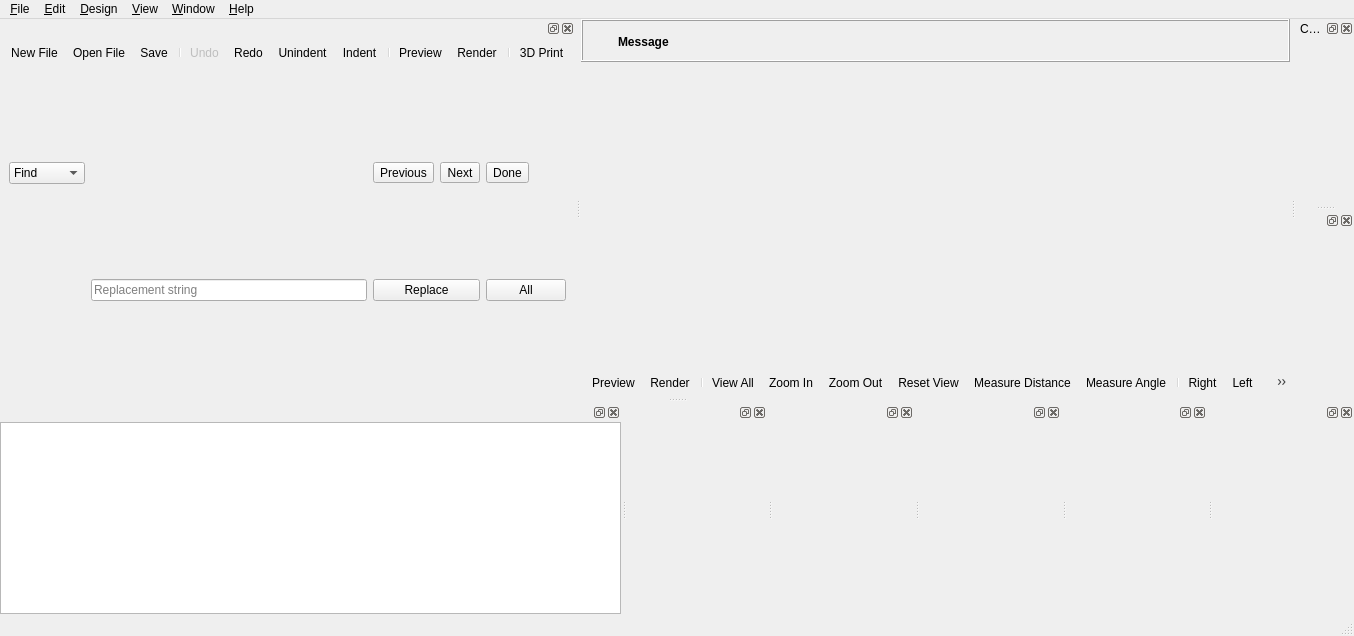
<?xml version="1.0" encoding="UTF-8"?>
<ui version="4.0">
 <class>MainWindow</class>
 <widget class="QMainWindow" name="MainWindow">
  <property name="geometry">
   <rect>
    <x>0</x>
    <y>0</y>
    <width>1354</width>
    <height>636</height>
   </rect>
  </property>
  <widget class="QWidget" name="centralwidget">
   <layout class="QVBoxLayout" name="verticalLayout_2">
    <property name="spacing">
     <number>0</number>
    </property>
    <property name="leftMargin">
     <number>0</number>
    </property>
    <property name="topMargin">
     <number>0</number>
    </property>
    <property name="rightMargin">
     <number>0</number>
    </property>
    <property name="bottomMargin">
     <number>0</number>
    </property>
    <item>
     <widget class="QWidget" name="mainWidget" native="true">
      <property name="sizePolicy">
       <sizepolicy hsizetype="Expanding" vsizetype="Expanding">
        <horstretch>0</horstretch>
        <verstretch>0</verstretch>
       </sizepolicy>
      </property>
      <layout class="QVBoxLayout" name="verticalLayout_3">
       <property name="spacing">
        <number>0</number>
       </property>
       <property name="leftMargin">
        <number>0</number>
       </property>
       <property name="topMargin">
        <number>0</number>
       </property>
       <property name="rightMargin">
        <number>0</number>
       </property>
       <property name="bottomMargin">
        <number>0</number>
       </property>
       <item>
        <widget class="QFrame" name="frameCompileResult">
         <property name="frameShape">
          <enum>QFrame::Shape::Box</enum>
         </property>
         <property name="frameShadow">
          <enum>QFrame::Shadow::Raised</enum>
         </property>
         <layout class="QGridLayout" name="gridLayoutCompileResult">
          <property name="leftMargin">
           <number>6</number>
          </property>
          <property name="topMargin">
           <number>6</number>
          </property>
          <property name="rightMargin">
           <number>6</number>
          </property>
          <property name="bottomMargin">
           <number>4</number>
          </property>
          <property name="horizontalSpacing">
           <number>4</number>
          </property>
          <item row="0" column="1">
           <widget class="QLabel" name="labelCompileResultMessage">
            <property name="sizePolicy">
             <sizepolicy hsizetype="Preferred" vsizetype="Preferred">
              <horstretch>1</horstretch>
              <verstretch>0</verstretch>
             </sizepolicy>
            </property>
            <property name="font">
             <font>
              <bold>true</bold>
             </font>
            </property>
            <property name="text">
             <string>Message</string>
            </property>
            <property name="wordWrap">
             <bool>true</bool>
            </property>
           </widget>
          </item>
          <item row="0" column="2">
           <widget class="QToolButton" name="toolButtonCompileResultClose">
            <property name="styleSheet">
             <string notr="true"/>
            </property>
            <property name="text">
             <string/>
            </property>
            <property name="icon">
             <iconset resource="../../resources/common.qrc">
              <normaloff>:/icons/close.png</normaloff>:/icons/close.png</iconset>
            </property>
            <property name="iconSize">
             <size>
              <width>22</width>
              <height>22</height>
             </size>
            </property>
            <property name="toolButtonStyle">
             <enum>Qt::ToolButtonStyle::ToolButtonIconOnly</enum>
            </property>
            <property name="autoRaise">
             <bool>true</bool>
            </property>
           </widget>
          </item>
          <item row="0" column="0">
           <widget class="QToolButton" name="toolButtonCompileResultIcon">
            <property name="styleSheet">
             <string notr="true">QToolButton { border: none; }</string>
            </property>
            <property name="text">
             <string/>
            </property>
            <property name="icon">
             <iconset resource="../../resources/common.qrc">
              <normaloff>:/icons/information-icons-error.png</normaloff>:/icons/information-icons-error.png</iconset>
            </property>
            <property name="iconSize">
             <size>
              <width>22</width>
              <height>22</height>
             </size>
            </property>
            <property name="autoRaise">
             <bool>false</bool>
            </property>
           </widget>
          </item>
         </layout>
        </widget>
       </item>
       <item>
        <widget class="QGLView" name="qglview" native="true">
         <property name="sizePolicy">
          <sizepolicy hsizetype="Expanding" vsizetype="Expanding">
           <horstretch>0</horstretch>
           <verstretch>0</verstretch>
          </sizepolicy>
         </property>
         <property name="minimumSize">
          <size>
           <width>200</width>
           <height>100</height>
          </size>
         </property>
        </widget>
       </item>
       <item>
        <widget class="QToolBar" name="viewerToolBar">
         <addaction name="designActionPreview"/>
         <addaction name="designActionRender"/>
         <addaction name="separator"/>
         <addaction name="viewActionViewAll"/>
         <addaction name="viewActionZoomIn"/>
         <addaction name="viewActionZoomOut"/>
         <addaction name="viewActionResetView"/>
         <addaction name="designActionMeasureDist"/>
         <addaction name="designActionMeasureAngle"/>
         <addaction name="separator"/>
         <addaction name="viewActionRight"/>
         <addaction name="viewActionLeft"/>
         <addaction name="viewActionBack"/>
         <addaction name="viewActionFront"/>
         <addaction name="viewActionTop"/>
         <addaction name="viewActionBottom"/>
         <addaction name="separator"/>
         <addaction name="viewActionPerspective"/>
         <addaction name="viewActionOrthogonal"/>
         <addaction name="separator"/>
         <addaction name="viewActionShowAxes"/>
         <addaction name="viewActionShowScaleProportional"/>
         <addaction name="viewActionShowEdges"/>
        </widget>
       </item>
      </layout>
      <zorder>qglview</zorder>
      <zorder>viewerToolBar</zorder>
      <zorder>frameCompileResult</zorder>
     </widget>
    </item>
   </layout>
  </widget>
  <widget class="QMenuBar" name="menubar">
   <property name="geometry">
    <rect>
     <x>0</x>
     <y>0</y>
     <width>1354</width>
     <height>37</height>
    </rect>
   </property>
   <widget class="QMenu" name="menu_File">
    <property name="title">
     <string>&amp;File</string>
    </property>
    <widget class="QMenu" name="menuOpenRecent">
     <property name="title">
      <string>Recen&amp;t Files</string>
     </property>
    </widget>
    <widget class="QMenu" name="menuExamples">
     <property name="title">
      <string>&amp;Examples</string>
     </property>
    </widget>
    <widget class="QMenu" name="menuExport">
     <property name="title">
      <string>E&amp;xport</string>
     </property>
     <addaction name="fileActionExportAsciiSTL"/>
     <addaction name="fileActionExportBinarySTL"/>
     <addaction name="fileActionExportOBJ"/>
     <addaction name="fileActionExportPOV"/>
     <addaction name="fileActionExportOFF"/>
     <addaction name="fileActionExportWRL"/>
     <addaction name="fileActionExportAMF"/>
     <addaction name="fileActionExport3MF"/>
     <addaction name="fileActionExportDXF"/>
     <addaction name="fileActionExportSVG"/>
     <addaction name="fileActionExportCSG"/>
     <addaction name="fileActionExportPDF"/>
     <addaction name="separator"/>
     <addaction name="fileActionExportImage"/>
    </widget>
    <widget class="QMenu" name="menuPython">
     <property name="title">
      <string>Python</string>
     </property>
     <addaction name="fileActionPythonRevoke"/>
     <addaction name="separator"/>
     <addaction name="fileActionPythonSelectVenv"/>
     <addaction name="fileActionPythonCreateVenv"/>
    </widget>
    <addaction name="fileActionNew"/>
    <addaction name="fileActionOpen"/>
    <addaction name="menuOpenRecent"/>
    <addaction name="menuExamples"/>
    <addaction name="fileActionReload"/>
    <addaction name="separator"/>
    <addaction name="fileActionNewWindow"/>
    <addaction name="fileActionOpenWindow"/>
    <addaction name="fileActionClose"/>
    <addaction name="separator"/>
    <addaction name="fileActionSave"/>
    <addaction name="fileActionSaveAs"/>
    <addaction name="fileActionSaveACopy"/>
    <addaction name="fileActionSaveAll"/>
    <addaction name="separator"/>
    <addaction name="menuExport"/>
    <addaction name="separator"/>
    <addaction name="menuPython"/>
    <addaction name="separator"/>
    <addaction name="fileShowLibraryFolder"/>
    <addaction name="separator"/>
    <addaction name="fileActionQuit"/>
   </widget>
   <widget class="QMenu" name="menu_Edit">
    <property name="title">
     <string>&amp;Edit</string>
    </property>
    <addaction name="editActionUndo"/>
    <addaction name="editActionRedo"/>
    <addaction name="separator"/>
    <addaction name="editActionCut"/>
    <addaction name="editActionCopy"/>
    <addaction name="editActionPaste"/>
    <addaction name="separator"/>
    <addaction name="editActionIndent"/>
    <addaction name="editActionUnindent"/>
    <addaction name="editActionComment"/>
    <addaction name="editActionUncomment"/>
    <addaction name="editActionConvertTabsToSpaces"/>
    <addaction name="editActionToggleBookmark"/>
    <addaction name="editActionNextBookmark"/>
    <addaction name="editActionPrevBookmark"/>
    <addaction name="separator"/>
    <addaction name="editActionNextTab"/>
    <addaction name="editActionPrevTab"/>
    <addaction name="separator"/>
    <addaction name="editActionCopyViewport"/>
    <addaction name="editActionCopyVPT"/>
    <addaction name="editActionCopyVPR"/>
    <addaction name="editActionCopyVPD"/>
    <addaction name="editActionCopyVPF"/>
    <addaction name="separator"/>
    <addaction name="editActionFind"/>
    <addaction name="editActionFindAndReplace"/>
    <addaction name="editActionFindNext"/>
    <addaction name="editActionFindPrevious"/>
    <addaction name="editActionUseSelectionForFind"/>
    <addaction name="separator"/>
    <addaction name="editActionJumpToNextError"/>
    <addaction name="separator"/>
    <addaction name="editActionZoomTextIn"/>
    <addaction name="editActionZoomTextOut"/>
    <addaction name="editActionPreferences"/>
   </widget>
   <widget class="QMenu" name="menu_Design">
    <property name="title">
     <string>&amp;Design</string>
    </property>
    <addaction name="designActionAutoReload"/>
    <addaction name="designActionReloadAndPreview"/>
    <addaction name="designActionPreview"/>
    <addaction name="designActionRender"/>
    <addaction name="designAction3DPrint"/>
    <addaction name="designActionMeasureDist"/>
    <addaction name="designActionMeasureAngle"/>
    <addaction name="separator"/>
    <addaction name="designCheckValidity"/>
    <addaction name="designActionDisplayAST"/>
    <addaction name="designActionDisplayCSGTree"/>
    <addaction name="designActionDisplayCSGProducts"/>
    <addaction name="separator"/>
    <addaction name="designActionFlushCaches"/>
   </widget>
   <widget class="QMenu" name="menu_View">
    <property name="title">
     <string>&amp;View</string>
    </property>
    <addaction name="viewActionPreview"/>
    <addaction name="viewActionThrownTogether"/>
    <addaction name="separator"/>
    <addaction name="viewActionShowEdges"/>
    <addaction name="viewActionShowAxes"/>
    <addaction name="viewActionShowScaleProportional"/>
    <addaction name="viewActionShowCrosshairs"/>
    <addaction name="separator"/>
    <addaction name="viewActionTop"/>
    <addaction name="viewActionBottom"/>
    <addaction name="viewActionLeft"/>
    <addaction name="viewActionRight"/>
    <addaction name="viewActionFront"/>
    <addaction name="viewActionBack"/>
    <addaction name="viewActionDiagonal"/>
    <addaction name="viewActionCenter"/>
    <addaction name="viewActionViewAll"/>
    <addaction name="viewActionResetView"/>
    <addaction name="separator"/>
    <addaction name="viewActionZoomIn"/>
    <addaction name="viewActionZoomOut"/>
    <addaction name="separator"/>
    <addaction name="viewActionPerspective"/>
    <addaction name="viewActionOrthogonal"/>
    <addaction name="separator"/>
    <addaction name="viewActionHideEditorToolBar"/>
    <addaction name="viewActionHide3DViewToolBar"/>
   </widget>
   <widget class="QMenu" name="menuHelp">
    <property name="title">
     <string>&amp;Help</string>
    </property>
    <addaction name="helpActionAbout"/>
    <addaction name="helpActionHomepage"/>
    <addaction name="helpActionManual"/>
    <addaction name="helpActionOfflineManual"/>
    <addaction name="helpActionCheatSheet"/>
    <addaction name="helpActionOfflineCheatSheet"/>
    <addaction name="helpActionLibraryInfo"/>
   </widget>
   <widget class="QMenu" name="menuWindow">
    <property name="title">
     <string>&amp;Window</string>
    </property>
    <addaction name="separator"/>
    <addaction name="windowActionNextWindow"/>
    <addaction name="windowActionPreviousWindow"/>
    <addaction name="separator"/>
    <addaction name="windowActionJumpTo"/>
   </widget>
   <addaction name="menu_File"/>
   <addaction name="menu_Edit"/>
   <addaction name="menu_Design"/>
   <addaction name="menu_View"/>
   <addaction name="menuWindow"/>
   <addaction name="menuHelp"/>
  </widget>
  <widget class="QStatusBar" name="statusbar"/>
  <widget class="Dock" name="editorDock">
   <attribute name="dockWidgetArea">
    <number>1</number>
   </attribute>
   <widget class="QWidget" name="editorDockContents">
    <layout class="QVBoxLayout" name="verticalLayout">
     <property name="spacing">
      <number>0</number>
     </property>
     <property name="leftMargin">
      <number>0</number>
     </property>
     <property name="topMargin">
      <number>0</number>
     </property>
     <property name="rightMargin">
      <number>0</number>
     </property>
     <property name="bottomMargin">
      <number>0</number>
     </property>
     <item>
      <widget class="QToolBar" name="editortoolbar">
       <addaction name="fileActionNew"/>
       <addaction name="fileActionOpen"/>
       <addaction name="fileActionSave"/>
       <addaction name="separator"/>
       <addaction name="editActionUndo"/>
       <addaction name="editActionRedo"/>
       <addaction name="editActionUnindent"/>
       <addaction name="editActionIndent"/>
       <addaction name="separator"/>
       <addaction name="designActionPreview"/>
       <addaction name="designActionRender"/>
       <addaction name="separator"/>
       <addaction name="designAction3DPrint"/>
      </widget>
     </item>
     <item>
      <widget class="QFrame" name="find_panel">
       <property name="enabled">
        <bool>true</bool>
       </property>
       <property name="sizePolicy">
        <sizepolicy hsizetype="Preferred" vsizetype="Minimum">
         <horstretch>0</horstretch>
         <verstretch>0</verstretch>
        </sizepolicy>
       </property>
       <property name="frameShape">
        <enum>QFrame::Shape::NoFrame</enum>
       </property>
       <property name="frameShadow">
        <enum>QFrame::Shadow::Raised</enum>
       </property>
       <property name="lineWidth">
        <number>0</number>
       </property>
       <layout class="QGridLayout" name="gridLayout">
        <property name="topMargin">
         <number>0</number>
        </property>
        <property name="bottomMargin">
         <number>0</number>
        </property>
        <property name="verticalSpacing">
         <number>0</number>
        </property>
        <item row="0" column="0">
         <widget class="QComboBox" name="findTypeComboBox">
          <item>
           <property name="text">
            <string>Find</string>
           </property>
          </item>
          <item>
           <property name="text">
            <string>Replace</string>
           </property>
          </item>
         </widget>
        </item>
        <item row="0" column="1">
         <widget class="QWordSearchField" name="findInputField">
          <property name="placeholderText" stdset="0">
           <string>Search string</string>
          </property>
         </widget>
        </item>
        <item row="1" column="1">
         <widget class="QLineEdit" name="replaceInputField">
          <property name="placeholderText">
           <string>Replacement string</string>
          </property>
         </widget>
        </item>
        <item row="1" column="2" colspan="2">
         <widget class="QPushButton" name="replaceButton">
          <property name="text">
           <string>Replace</string>
          </property>
         </widget>
        </item>
        <item row="1" column="4">
         <widget class="QPushButton" name="replaceAllButton">
          <property name="text">
           <string>All</string>
          </property>
         </widget>
        </item>
        <item row="0" column="2">
         <widget class="QToolButton" name="findPrevButton">
          <property name="text">
           <string>Previous</string>
          </property>
         </widget>
        </item>
        <item row="0" column="3">
         <widget class="QToolButton" name="findNextButton">
          <property name="text">
           <string>Next</string>
          </property>
         </widget>
        </item>
        <item row="0" column="4">
         <widget class="QToolButton" name="findDoneButton">
          <property name="text">
           <string>Done</string>
          </property>
         </widget>
        </item>
       </layout>
      </widget>
     </item>
    </layout>
   </widget>
   <addaction name="editActionRedo_2"/>
  </widget>
  <widget class="Dock" name="consoleDock">
   <attribute name="dockWidgetArea">
    <number>8</number>
   </attribute>
   <widget class="QWidget" name="consoleDockContents">
    <property name="focusPolicy">
     <enum>Qt::FocusPolicy::NoFocus</enum>
    </property>
    <layout class="QVBoxLayout" name="verticalLayout_5">
     <property name="leftMargin">
      <number>0</number>
     </property>
     <property name="topMargin">
      <number>0</number>
     </property>
     <property name="rightMargin">
      <number>0</number>
     </property>
     <property name="bottomMargin">
      <number>0</number>
     </property>
     <item>
      <widget class="Console" name="console">
       <property name="minimumSize">
        <size>
         <width>10</width>
         <height>10</height>
        </size>
       </property>
       <property name="focusPolicy">
        <enum>Qt::FocusPolicy::StrongFocus</enum>
       </property>
       <property name="readOnly">
        <bool>true</bool>
       </property>
      </widget>
     </item>
    </layout>
   </widget>
  </widget>
  <widget class="Dock" name="parameterDock">
   <property name="windowTitle">
    <string>Customizer Widget</string>
   </property>
   <attribute name="dockWidgetArea">
    <number>2</number>
   </attribute>
  </widget>
  <widget class="Dock" name="animateDock">
   <attribute name="dockWidgetArea">
    <number>8</number>
   </attribute>
   <widget class="QWidget" name="animateDockContents">
    <property name="focusPolicy">
     <enum>Qt::FocusPolicy::StrongFocus</enum>
    </property>
    <layout class="QVBoxLayout" name="verticalLayout_Animate">
     <property name="leftMargin">
      <number>0</number>
     </property>
     <property name="topMargin">
      <number>0</number>
     </property>
     <property name="rightMargin">
      <number>0</number>
     </property>
     <property name="bottomMargin">
      <number>0</number>
     </property>
     <item>
      <widget class="Animate" name="animateWidget" native="true"/>
     </item>
    </layout>
   </widget>
  </widget>
  <widget class="Dock" name="viewportControlDock">
   <attribute name="dockWidgetArea">
    <number>8</number>
   </attribute>
   <widget class="QWidget" name="viewportControlDockContents">
    <property name="focusPolicy">
     <enum>Qt::FocusPolicy::StrongFocus</enum>
    </property>
    <layout class="QVBoxLayout" name="verticalLayout_ViewportControl">
     <property name="leftMargin">
      <number>0</number>
     </property>
     <property name="topMargin">
      <number>0</number>
     </property>
     <property name="rightMargin">
      <number>0</number>
     </property>
     <property name="bottomMargin">
      <number>0</number>
     </property>
     <item>
      <widget class="ViewportControl" name="viewportControlWidget" native="true"/>
     </item>
    </layout>
   </widget>
  </widget>
  <widget class="Dock" name="errorLogDock">
   <attribute name="dockWidgetArea">
    <number>8</number>
   </attribute>
   <widget class="QWidget" name="errorLogDockContents">
    <property name="focusPolicy">
     <enum>Qt::FocusPolicy::StrongFocus</enum>
    </property>
    <layout class="QVBoxLayout" name="verticalLayout_6">
     <property name="leftMargin">
      <number>0</number>
     </property>
     <property name="topMargin">
      <number>0</number>
     </property>
     <property name="rightMargin">
      <number>0</number>
     </property>
     <property name="bottomMargin">
      <number>0</number>
     </property>
     <item>
      <widget class="ErrorLog" name="errorLogWidget" native="true">
       <property name="minimumSize">
        <size>
         <width>10</width>
         <height>10</height>
        </size>
       </property>
      </widget>
     </item>
    </layout>
   </widget>
  </widget>
  <widget class="Dock" name="fontListDock">
   <attribute name="dockWidgetArea">
    <number>8</number>
   </attribute>
   <widget class="QWidget" name="fontListDockContents">
    <layout class="QVBoxLayout" name="verticalLayoutFontList">
     <property name="leftMargin">
      <number>0</number>
     </property>
     <property name="topMargin">
      <number>0</number>
     </property>
     <property name="rightMargin">
      <number>0</number>
     </property>
     <property name="bottomMargin">
      <number>0</number>
     </property>
     <item>
      <widget class="FontList" name="fontListWidget" native="true"/>
     </item>
    </layout>
   </widget>
  </widget>
  <widget class="Dock" name="colorListDock">
   <attribute name="dockWidgetArea">
    <number>8</number>
   </attribute>
   <widget class="QWidget" name="colorListDockContents">
    <layout class="QVBoxLayout" name="verticalLayoutColorList">
     <property name="leftMargin">
      <number>0</number>
     </property>
     <property name="topMargin">
      <number>0</number>
     </property>
     <property name="rightMargin">
      <number>0</number>
     </property>
     <property name="bottomMargin">
      <number>0</number>
     </property>
     <item>
      <widget class="ColorList" name="colorListWidget" native="true"/>
     </item>
    </layout>
   </widget>
  </widget>
  <widget class="Dock" name="aiChatDock">
   <attribute name="dockWidgetArea">
    <number>2</number>
   </attribute>
   <widget class="QWidget" name="aiChatDockContents">
    <property name="focusPolicy">
     <enum>Qt::FocusPolicy::StrongFocus</enum>
    </property>
    <layout class="QVBoxLayout" name="verticalLayoutAiChat">
     <property name="leftMargin">
      <number>0</number>
     </property>
     <property name="topMargin">
      <number>0</number>
     </property>
     <property name="rightMargin">
      <number>0</number>
     </property>
     <property name="bottomMargin">
      <number>0</number>
     </property>
     <item>
      <widget class="AiChat" name="aiChatWidget" native="true"/>
     </item>
    </layout>
   </widget>
  </widget>
  <action name="fileActionNew">
   <property name="icon">
    <iconset theme="chokusen-new"/>
   </property>
   <property name="text">
    <string>&amp;New File</string>
   </property>
   <property name="shortcut">
    <string>Ctrl+N</string>
   </property>
  </action>
  <action name="fileActionNewWindow">
   <property name="text">
    <string>New Window</string>
   </property>
  </action>
  <action name="fileActionOpen">
   <property name="icon">
    <iconset theme="chokusen-open"/>
   </property>
   <property name="text">
    <string>&amp;Open File</string>
   </property>
   <property name="shortcut">
    <string>Ctrl+O</string>
   </property>
  </action>
  <action name="fileActionOpenWindow">
   <property name="text">
    <string>Open in New Window</string>
   </property>
  </action>
  <action name="fileActionSave">
   <property name="icon">
    <iconset theme="chokusen-save"/>
   </property>
   <property name="text">
    <string>&amp;Save</string>
   </property>
   <property name="shortcut">
    <string>Ctrl+S</string>
   </property>
  </action>
  <action name="fileActionSaveAs">
   <property name="text">
    <string>Save &amp;As...</string>
   </property>
   <property name="shortcut">
    <string>Ctrl+Shift+S</string>
   </property>
  </action>
  <action name="fileActionSaveACopy">
   <property name="text">
    <string>Save a Copy</string>
   </property>
  </action>
  <action name="fileActionSaveAll">
   <property name="text">
    <string>Save All</string>
   </property>
  </action>
  <action name="fileActionReload">
   <property name="text">
    <string>&amp;Reload</string>
   </property>
   <property name="shortcut">
    <string>Ctrl+R</string>
   </property>
  </action>
  <action name="fileActionQuit">
   <property name="text">
    <string>&amp;Quit</string>
   </property>
   <property name="shortcut">
    <string>Ctrl+Q</string>
   </property>
   <property name="menuRole">
    <enum>QAction::MenuRole::QuitRole</enum>
   </property>
  </action>
  <action name="editActionUndo">
   <property name="enabled">
    <bool>false</bool>
   </property>
   <property name="icon">
    <iconset theme="chokusen-undo"/>
   </property>
   <property name="text">
    <string>&amp;Undo</string>
   </property>
   <property name="shortcut">
    <string>Ctrl+Z</string>
   </property>
   <property name="shortcutContext">
    <enum>Qt::ShortcutContext::WidgetWithChildrenShortcut</enum>
   </property>
  </action>
  <action name="editActionRedo">
   <property name="icon">
    <iconset theme="chokusen-redo"/>
   </property>
   <property name="text">
    <string>&amp;Redo</string>
   </property>
   <property name="shortcut">
    <string>Ctrl+Shift+Z</string>
   </property>
   <property name="shortcutContext">
    <enum>Qt::ShortcutContext::WidgetWithChildrenShortcut</enum>
   </property>
  </action>
  <action name="editActionRedo_2">
   <property name="shortcut">
    <string>Ctrl+Y</string>
   </property>
   <property name="shortcutContext">
    <enum>Qt::ShortcutContext::WidgetWithChildrenShortcut</enum>
   </property>
  </action>
  <action name="editActionCut">
   <property name="text">
    <string>Cu&amp;t</string>
   </property>
   <property name="shortcut">
    <string>Ctrl+X</string>
   </property>
   <property name="shortcutContext">
    <enum>Qt::ShortcutContext::WidgetWithChildrenShortcut</enum>
   </property>
  </action>
  <action name="editActionCopy">
   <property name="text">
    <string>&amp;Copy</string>
   </property>
   <property name="shortcut">
    <string>Ctrl+C</string>
   </property>
   <property name="shortcutContext">
    <enum>Qt::ShortcutContext::WidgetWithChildrenShortcut</enum>
   </property>
  </action>
  <action name="editActionPaste">
   <property name="text">
    <string>&amp;Paste</string>
   </property>
   <property name="shortcut">
    <string>Ctrl+V</string>
   </property>
   <property name="shortcutContext">
    <enum>Qt::ShortcutContext::WidgetWithChildrenShortcut</enum>
   </property>
  </action>
  <action name="editActionIndent">
   <property name="icon">
    <iconset theme="chokusen-indent"/>
   </property>
   <property name="text">
    <string>&amp;Indent</string>
   </property>
   <property name="shortcut">
    <string>Ctrl+I</string>
   </property>
  </action>
  <action name="editActionComment">
   <property name="text">
    <string>C&amp;omment</string>
   </property>
   <property name="shortcut">
    <string>Ctrl+D</string>
   </property>
  </action>
  <action name="editActionUncomment">
   <property name="text">
    <string>Unco&amp;mment</string>
   </property>
   <property name="shortcut">
    <string>Ctrl+Shift+D</string>
   </property>
  </action>
  <action name="editActionNextTab">
   <property name="text">
    <string>Show Next Tab</string>
   </property>
   <property name="shortcut">
    <string>Ctrl+Tab</string>
   </property>
  </action>
  <action name="editActionPrevTab">
   <property name="text">
    <string>Show Previous Tab</string>
   </property>
   <property name="shortcut">
    <string>Ctrl+Shift+Tab</string>
   </property>
  </action>
  <action name="editActionCopyViewport">
   <property name="text">
    <string>Copy viewport ima&amp;ge</string>
   </property>
   <property name="shortcut">
    <string>Ctrl+Shift+C</string>
   </property>
  </action>
  <action name="editActionCopyVPT">
   <property name="text">
    <string>Copy viewport transl&amp;ation</string>
   </property>
   <property name="shortcut">
    <string>Ctrl+T</string>
   </property>
  </action>
  <action name="editActionCopyVPR">
   <property name="text">
    <string>Cop&amp;y viewport rotation</string>
   </property>
  </action>
  <action name="editActionCopyVPD">
   <property name="text">
    <string>Copy vie&amp;wport distance</string>
   </property>
  </action>
  <action name="editActionCopyVPF">
   <property name="text">
    <string>Copy vie&amp;wport fov</string>
   </property>
  </action>
  <action name="editActionZoomTextIn">
   <property name="icon">
    <iconset theme="chokusen-zoom-text-in"/>
   </property>
   <property name="text">
    <string>Increase Font &amp;Size</string>
   </property>
   <property name="shortcut">
    <string>Ctrl++</string>
   </property>
  </action>
  <action name="editActionZoomTextOut">
   <property name="icon">
    <iconset theme="chokusen-zoom-text-out"/>
   </property>
   <property name="text">
    <string>Decrease Font Si&amp;ze</string>
   </property>
   <property name="shortcut">
    <string>Ctrl+-</string>
   </property>
  </action>
  <action name="designActionReloadAndPreview">
   <property name="text">
    <string>&amp;Reload and Preview</string>
   </property>
   <property name="shortcut">
    <string>F4</string>
   </property>
  </action>
  <action name="designActionPreview">
   <property name="icon">
    <iconset theme="chokusen-preview"/>
   </property>
   <property name="text">
    <string>&amp;Preview</string>
   </property>
   <property name="shortcut">
    <string>F5</string>
   </property>
  </action>
  <action name="designActionRender">
   <property name="icon">
    <iconset theme="chokusen-render"/>
   </property>
   <property name="text">
    <string>R&amp;ender</string>
   </property>
   <property name="shortcut">
    <string>F6</string>
   </property>
  </action>
  <action name="designAction3DPrint">
   <property name="icon">
    <iconset theme="chokusen-send"/>
   </property>
   <property name="text">
    <string>&amp;3D Print</string>
   </property>
   <property name="shortcut">
    <string>F8</string>
   </property>
  </action>
  <action name="designActionMeasureDist">
   <property name="checkable">
    <bool>true</bool>
   </property>
   <property name="icon">
    <iconset theme="chokusen-measure-distance"/>
   </property>
   <property name="text">
    <string>Measure &amp;Distance</string>
   </property>
   <property name="shortcut">
    <string>D</string>
   </property>
  </action>
  <action name="designActionMeasureAngle">
   <property name="checkable">
    <bool>true</bool>
   </property>
   <property name="icon">
    <iconset theme="chokusen-measure-angle"/>
   </property>
   <property name="text">
    <string>Measure &amp;Angle</string>
   </property>
   <property name="shortcut">
    <string>A</string>
   </property>
  </action>
  <action name="designCheckValidity">
   <property name="text">
    <string>&amp;Check Validity</string>
   </property>
  </action>
  <action name="designActionDisplayAST">
   <property name="text">
    <string>Display A&amp;ST...</string>
   </property>
  </action>
  <action name="designActionDisplayCSGTree">
   <property name="text">
    <string>Display CSG &amp;Tree...</string>
   </property>
  </action>
  <action name="designActionDisplayCSGProducts">
   <property name="text">
    <string>Display CSG Pr&amp;oducts...</string>
   </property>
  </action>
  <action name="fileActionExportBinarySTL">
   <property name="icon">
    <iconset theme="chokusen-export-stl"/>
   </property>
   <property name="text">
    <string>Export as &amp;STL (binary)...</string>
   </property>
  </action>
  <action name="fileActionExportAsciiSTL">
   <property name="icon">
    <iconset theme="chokusen-export-stl"/>
   </property>
   <property name="text">
    <string>Export as &amp;STL (ascii)...</string>
   </property>
  </action>
  <action name="fileActionExportOBJ">
   <property name="icon">
    <iconset theme="chokusen-export-obj"/>
   </property>
   <property name="text">
    <string>Export as &amp;OBJ...</string>
   </property>
  </action>
  <action name="fileActionExportPOV">
   <property name="icon">
    <iconset theme="chokusen-export-pov"/>
   </property>
   <property name="text">
    <string>Export as &amp;POV...</string>
   </property>
  </action>
  <action name="fileActionExportOFF">
   <property name="icon">
    <iconset theme="chokusen-export-off"/>
   </property>
   <property name="text">
    <string>Export as &amp;OFF...</string>
   </property>
  </action>
  <action name="fileActionExportWRL">
   <property name="icon">
    <iconset theme="chokusen-export-wrl"/>
   </property>
   <property name="text">
    <string>Export as &amp;WRL...</string>
   </property>
  </action>
  <action name="viewActionPreview">
   <property name="checkable">
    <bool>true</bool>
   </property>
   <property name="icon">
    <iconset theme="chokusen-surface"/>
   </property>
   <property name="text">
    <string>Preview</string>
   </property>
   <property name="shortcut">
    <string>F9</string>
   </property>
  </action>
  <action name="viewActionThrownTogether">
   <property name="checkable">
    <bool>true</bool>
   </property>
   <property name="icon">
    <iconset theme="chokusen-throwntogether"/>
   </property>
   <property name="text">
    <string>Thrown Together</string>
   </property>
   <property name="shortcut">
    <string>F12</string>
   </property>
  </action>
  <action name="viewActionShowEdges">
   <property name="checkable">
    <bool>true</bool>
   </property>
   <property name="icon">
    <iconset theme="chokusen-show-edges"/>
   </property>
   <property name="text">
    <string>Show Edges</string>
   </property>
   <property name="shortcut">
    <string>Ctrl+1</string>
   </property>
  </action>
  <action name="viewActionShowAxes">
   <property name="checkable">
    <bool>true</bool>
   </property>
   <property name="icon">
    <iconset theme="chokusen-axes"/>
   </property>
   <property name="text">
    <string>Show Axes</string>
   </property>
   <property name="shortcut">
    <string>Ctrl+2</string>
   </property>
  </action>
  <action name="viewActionShowCrosshairs">
   <property name="checkable">
    <bool>true</bool>
   </property>
   <property name="icon">
    <iconset theme="chokusen-crosshairs"/>
   </property>
   <property name="text">
    <string>Show Crosshairs</string>
   </property>
   <property name="shortcut">
    <string>Ctrl+3</string>
   </property>
  </action>
  <action name="viewActionShowScaleProportional">
   <property name="checkable">
    <bool>true</bool>
   </property>
   <property name="icon">
    <iconset theme="chokusen-scalemarkers"/>
   </property>
   <property name="text">
    <string>Show Scale Markers</string>
   </property>
  </action>
  <action name="viewActionTop">
   <property name="icon">
    <iconset theme="chokusen-view-top"/>
   </property>
   <property name="text">
    <string>&amp;Top</string>
   </property>
   <property name="shortcut">
    <string>Ctrl+4</string>
   </property>
  </action>
  <action name="viewActionBottom">
   <property name="icon">
    <iconset theme="chokusen-view-bottom"/>
   </property>
   <property name="text">
    <string>&amp;Bottom</string>
   </property>
   <property name="shortcut">
    <string>Ctrl+5</string>
   </property>
  </action>
  <action name="viewActionLeft">
   <property name="icon">
    <iconset theme="chokusen-view-left"/>
   </property>
   <property name="text">
    <string>&amp;Left</string>
   </property>
   <property name="shortcut">
    <string>Ctrl+6</string>
   </property>
  </action>
  <action name="viewActionRight">
   <property name="icon">
    <iconset theme="chokusen-view-right"/>
   </property>
   <property name="text">
    <string>&amp;Right</string>
   </property>
   <property name="shortcut">
    <string>Ctrl+7</string>
   </property>
  </action>
  <action name="viewActionFront">
   <property name="icon">
    <iconset theme="chokusen-view-front"/>
   </property>
   <property name="text">
    <string>&amp;Front</string>
   </property>
   <property name="shortcut">
    <string>Ctrl+8</string>
   </property>
  </action>
  <action name="viewActionBack">
   <property name="icon">
    <iconset theme="chokusen-view-back"/>
   </property>
   <property name="text">
    <string>Bac&amp;k</string>
   </property>
   <property name="shortcut">
    <string>Ctrl+9</string>
   </property>
  </action>
  <action name="viewActionDiagonal">
   <property name="text">
    <string>&amp;Diagonal</string>
   </property>
   <property name="shortcut">
    <string>Ctrl+0</string>
   </property>
  </action>
  <action name="viewActionCenter">
   <property name="text">
    <string>Ce&amp;nter</string>
   </property>
   <property name="shortcut">
    <string>Ctrl+Shift+0</string>
   </property>
  </action>
  <action name="viewActionPerspective">
   <property name="checkable">
    <bool>true</bool>
   </property>
   <property name="icon">
    <iconset theme="chokusen-perspective"/>
   </property>
   <property name="text">
    <string>&amp;Perspective</string>
   </property>
  </action>
  <action name="viewActionOrthogonal">
   <property name="checkable">
    <bool>true</bool>
   </property>
   <property name="icon">
    <iconset theme="chokusen-orthogonal"/>
   </property>
   <property name="text">
    <string>&amp;Orthogonal</string>
   </property>
  </action>
  <action name="helpActionAbout">
   <property name="enabled">
    <bool>true</bool>
   </property>
   <property name="text">
    <string>&amp;About</string>
   </property>
   <property name="menuRole">
    <enum>QAction::MenuRole::AboutRole</enum>
   </property>
  </action>
  <action name="helpActionManual">
   <property name="text">
    <string>&amp;Documentation</string>
   </property>
  </action>
  <action name="helpActionOfflineManual">
   <property name="text">
    <string>&amp;Offline Documentation</string>
   </property>
  </action>
  <action name="helpActionOfflineCheatSheet">
   <property name="text">
    <string>&amp;Offline Cheat Sheet</string>
   </property>
  </action>
  <action name="fileActionClearRecent">
   <property name="text">
    <string>Clear Recent</string>
   </property>
  </action>
  <action name="fileActionExportDXF">
   <property name="icon">
    <iconset theme="chokusen-export-dxf"/>
   </property>
   <property name="text">
    <string>Export as &amp;DXF...</string>
   </property>
  </action>
  <action name="fileActionPythonRevoke">
   <property name="text">
    <string>Revoke Trusted Python Files</string>
   </property>
   <property name="toolTip">
    <string>Revoke Trusted Python Files</string>
   </property>
  </action>
  <action name="fileActionClose">
   <property name="text">
    <string>&amp;Close</string>
   </property>
   <property name="shortcut">
    <string>Ctrl+W</string>
   </property>
  </action>
  <action name="editActionPreferences">
   <property name="text">
    <string>&amp;Preferences</string>
   </property>
   <property name="menuRole">
    <enum>QAction::MenuRole::PreferencesRole</enum>
   </property>
  </action>
  <action name="editActionFind">
   <property name="text">
    <string>&amp;Find...</string>
   </property>
   <property name="shortcut">
    <string>Ctrl+F</string>
   </property>
  </action>
  <action name="editActionFindAndReplace">
   <property name="text">
    <string>Fin&amp;d and Replace...</string>
   </property>
   <property name="shortcut">
    <string>Ctrl+Alt+F</string>
   </property>
  </action>
  <action name="editActionFindNext">
   <property name="text">
    <string>Find Ne&amp;xt</string>
   </property>
   <property name="shortcut">
    <string>Ctrl+G</string>
   </property>
  </action>
  <action name="editActionFindPrevious">
   <property name="text">
    <string>Find Pre&amp;vious</string>
   </property>
   <property name="shortcut">
    <string>Ctrl+Shift+G</string>
   </property>
  </action>
  <action name="editActionUseSelectionForFind">
   <property name="text">
    <string>Use Se&amp;lection for Find</string>
   </property>
   <property name="shortcut">
    <string>Ctrl+E</string>
   </property>
  </action>
  <action name="editActionJumpToNextError">
   <property name="text">
    <string>Jump to next error</string>
   </property>
   <property name="shortcut">
    <string>Ctrl+Alt+E</string>
   </property>
  </action>
  <action name="designActionFlushCaches">
   <property name="text">
    <string>&amp;Flush Caches</string>
   </property>
  </action>
  <action name="helpActionHomepage">
   <property name="text">
    <string>&amp;OpenSCAD Homepage</string>
   </property>
  </action>
  <action name="designActionAutoReload">
   <property name="checkable">
    <bool>true</bool>
   </property>
   <property name="text">
    <string>&amp;Automatic Reload and Preview</string>
   </property>
  </action>
  <action name="fileActionExportImage">
   <property name="icon">
    <iconset theme="chokusen-export-png"/>
   </property>
   <property name="text">
    <string>Export as &amp;Image...</string>
   </property>
  </action>
  <action name="fileActionExportCSG">
   <property name="icon">
    <iconset theme="chokusen-export-csg"/>
   </property>
   <property name="text">
    <string>Export as &amp;CSG...</string>
   </property>
  </action>
  <action name="helpActionLibraryInfo">
   <property name="text">
    <string>&amp;Library info</string>
   </property>
  </action>
  <action name="fileShowLibraryFolder">
   <property name="text">
    <string>Show &amp;Library Folder...</string>
   </property>
  </action>
  <action name="viewActionResetView">
   <property name="icon">
    <iconset theme="chokusen-reset-view"/>
   </property>
   <property name="text">
    <string>Reset View</string>
   </property>
  </action>
  <action name="fileActionExportSVG">
   <property name="icon">
    <iconset theme="chokusen-export-svg"/>
   </property>
   <property name="text">
    <string>Export as S&amp;VG...</string>
   </property>
  </action>
  <action name="fileActionExportAMF">
   <property name="icon">
    <iconset theme="chokusen-export-amf"/>
   </property>
   <property name="text">
    <string>Export as &amp;AMF...</string>
   </property>
  </action>
  <action name="fileActionExport3MF">
   <property name="icon">
    <iconset theme="chokusen-export-3mf"/>
   </property>
   <property name="text">
    <string>Export as &amp;3MF...</string>
   </property>
  </action>
  <action name="viewActionZoomIn">
   <property name="icon">
    <iconset theme="chokusen-zoom-in"/>
   </property>
   <property name="text">
    <string>Zoom In</string>
   </property>
   <property name="shortcut">
    <string>Ctrl+]</string>
   </property>
  </action>
  <action name="viewActionZoomOut">
   <property name="icon">
    <iconset theme="chokusen-zoom-out"/>
   </property>
   <property name="text">
    <string>Zoom Out</string>
   </property>
   <property name="shortcut">
    <string>Ctrl+[</string>
   </property>
  </action>
  <action name="viewActionViewAll">
   <property name="icon">
    <iconset theme="chokusen-zoom-all"/>
   </property>
   <property name="text">
    <string>View All</string>
   </property>
   <property name="shortcut">
    <string>Ctrl+Shift+V</string>
   </property>
  </action>
  <action name="editActionConvertTabsToSpaces">
   <property name="text">
    <string>Conv&amp;ert Tabs to Spaces</string>
   </property>
  </action>
  <action name="editActionToggleBookmark">
   <property name="text">
    <string>Toggle Bookmark</string>
   </property>
   <property name="shortcut">
    <string>Ctrl+F2</string>
   </property>
  </action>
  <action name="editActionNextBookmark">
   <property name="text">
    <string>Jump to next bookmark</string>
   </property>
   <property name="shortcut">
    <string>F2</string>
   </property>
  </action>
  <action name="editActionPrevBookmark">
   <property name="text">
    <string>Jump to previous bookmark</string>
   </property>
   <property name="shortcut">
    <string>Shift+F2</string>
   </property>
  </action>
  <action name="viewActionHideEditorToolBar">
   <property name="checkable">
    <bool>true</bool>
   </property>
   <property name="text">
    <string>Hide Editor toolbar</string>
   </property>
  </action>
  <action name="editActionUnindent">
   <property name="icon">
    <iconset theme="chokusen-unindent"/>
   </property>
   <property name="text">
    <string>U&amp;nindent</string>
   </property>
   <property name="shortcut">
    <string>Ctrl+Shift+I</string>
   </property>
  </action>
  <action name="helpActionCheatSheet">
   <property name="text">
    <string>&amp;Cheat Sheet</string>
   </property>
  </action>
  <action name="fileActionExportPDF">
   <property name="icon">
    <iconset theme="chokusen-export-pdf"/>
   </property>
   <property name="text">
    <string>Export as PDF...</string>
   </property>
  </action>
  <action name="viewActionHide3DViewToolBar">
   <property name="checkable">
    <bool>true</bool>
   </property>
   <property name="text">
    <string>Hide 3D View toolbar</string>
   </property>
  </action>
  <action name="windowActionNextWindow">
   <property name="text">
    <string>&amp;Next Window	Ctrl+K</string>
   </property>
  </action>
  <action name="windowActionPreviousWindow">
   <property name="text">
    <string>&amp;Previous Window	Ctrl+H</string>
   </property>
  </action>
  <action name="editActionInsertTemplate">
   <property name="text">
    <string>Insert Template</string>
   </property>
   <property name="shortcut">
    <string>Alt+Ins</string>
   </property>
  </action>
  <action name="editActionFoldAll">
   <property name="text">
    <string>Fold/Unfoll All</string>
   </property>
  </action>
  <action name="windowActionJumpTo">
   <property name="text">
    <string>Jump To ...</string>
   </property>
   <property name="shortcut">
    <string>Ctrl+J</string>
   </property>
  </action>
  <action name="fileActionPythonCreateVenv">
   <property name="text">
    <string>Create Virtual Environment</string>
   </property>
  </action>
  <action name="fileActionPythonSelectVenv">
   <property name="text">
    <string>Select Virtual Environment</string>
   </property>
  </action>
 </widget>
 <customwidgets>
  <customwidget>
   <class>QGLView</class>
   <extends>QWidget</extends>
   <header>gui/QGLView.h</header>
   <container>1</container>
  </customwidget>
  <customwidget>
   <class>Dock</class>
   <extends>QDockWidget</extends>
   <header>gui/Dock.h</header>
   <container>1</container>
  </customwidget>
  <customwidget>
   <class>QWordSearchField</class>
   <extends>QFrame</extends>
   <header>gui/QWordSearchField.h</header>
   <container>1</container>
  </customwidget>
  <customwidget>
   <class>Console</class>
   <extends>QPlainTextEdit</extends>
   <header>gui/Console.h</header>
  </customwidget>
  <customwidget>
   <class>ErrorLog</class>
   <extends>QWidget</extends>
   <header>gui/ErrorLog.h</header>
   <container>1</container>
  </customwidget>
  <customwidget>
   <class>Animate</class>
   <extends>QWidget</extends>
   <header>gui/Animate.h</header>
   <container>1</container>
  </customwidget>
  <customwidget>
   <class>ViewportControl</class>
   <extends>QWidget</extends>
   <header>gui/ViewportControl.h</header>
   <container>1</container>
  </customwidget>
  <customwidget>
   <class>FontList</class>
   <extends>QWidget</extends>
   <header>gui/FontList.h</header>
   <container>1</container>
  </customwidget>
  <customwidget>
   <class>ColorList</class>
   <extends>QWidget</extends>
   <header>gui/ColorList.h</header>
   <container>1</container>
  </customwidget>
  <customwidget>
   <class>AiChat</class>
   <extends>QWidget</extends>
   <header>gui/AiChat.h</header>
   <container>1</container>
  </customwidget>
 </customwidgets>
 <resources>
  <include location="../../resources/common.qrc"/>
 </resources>
 <connections/>
</ui>
